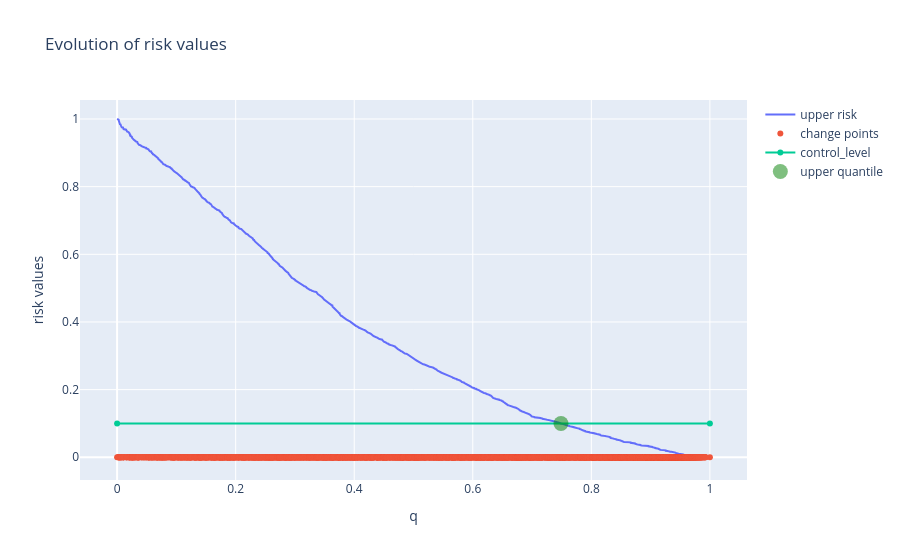

The notebook cell this image was saved under:
### Code cell
q_values = np.linspace(0, 1, 10000)
upper_fnr_risk_values = np.array([upper_FNR_risk(q_value) for q_value in q_values])
fig = go.Figure()
fig.add_trace(
    go.Scatter(
        x=q_values,
        y=upper_fnr_risk_values,
        name="upper risk",
        # mode="markers",  # Specify the marker mode ('markers' for scatter plot)
        # marker=dict(
        #     size=5,  # Set the marker size
        #     color="blue",  # Set the marker color
        #     opacity=0.8,  # Set the marker opacity
        # ),
    )
)

fig.add_trace(
    go.Scatter(
        x=change_points_calibration,
        y=np.zeros(change_points_calibration.size),
        name="change points",
        mode="markers",  # Specify the marker mode ('markers' for scatter plot)
        # marker=dict(
        #     size=5,  # Set the marker size
        #     color="blue",  # Set the marker color
        #     opacity=0.8,  # Set the marker opacity
        # ),
    )
)

fig.add_trace(
    go.Scatter(
        x=[change_points_calibration[0], change_points_calibration[-1]],
        y=[
            params_global["risk"]["control_level"],
            params_global["risk"]["control_level"],
        ],
        name="control_level",
    )
)

fig.add_trace(
    go.Scatter(
        x=[upper_level],
        y=[upper_fnr_risk_at_upper_level],
        name="upper quantile",
        mode="markers",  # Specify the marker mode ('markers' for scatter plot)
        marker=dict(
            size=15,  # Set the marker size
            color="green",  # Set the marker color
            opacity=0.5,  # Set the marker opacity
        ),
    )
)

fig.update_layout(
    title="Evolution of risk values",
    xaxis_title="q",
    yaxis_title="risk values",
)
fig.show()

### Figure 1 — Plotly figure (JSON) as saved in the notebook; plotly's stock layout.template omitted (floating-point values rounded to 4 significant figures; data arrays with more than 128 entries replaced by an {"elided": "..."} marker saying what was removed)
{"data": [{"name": "upper risk", "type": "scatter", "x": {"elided": "10000 float values"}, "y": {"elided": "10000 float values"}}, {"mode": "markers", "name": "change points", "type": "scatter", "x": {"elided": "5002 float values"}, "y": {"elided": "5002 float values"}}, {"name": "control_level", "type": "scatter", "x": [0, 1], "y": [0.1, 0.1]}, {"marker": {"color": "green", "opacity": 0.5, "size": 15}, "mode": "markers", "name": "upper quantile", "type": "scatter", "x": [0.7488], "y": [0.0998]}], "layout": {"title": {"text": "Evolution of risk values"}, "xaxis": {"title": {"text": "q"}}, "yaxis": {"title": {"text": "risk values"}}}}
